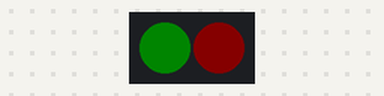
The sketch below on a simulated Arduino Uno, built with avr-gcc and run on an emulated ATmega328P. Shown: 2 RGB LEDs in strip order, left to right. Dim RGB values are drawn brighter than linear.

Above: at 0.2 s.
At 1.7 s:
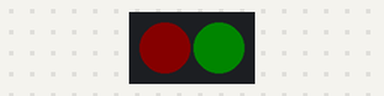
Timing chart, 0 to 3.0 s (numbered marks = the images above):
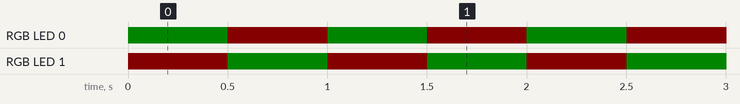

The sketch:

RGBPixelDemo.ino
```cpp
// (licence header left out)
#include <Adafruit_NeoPixel.h>

// Which pin on the Arduino is connected to the RGBPixels?
// On a Trinket or Gemma we suggest changing this to 1
#define PIN            5

// How many RGBPixels are attached to the Arduino?
#define NUMMODULES      1 //for the demo we use one RGBPixel module. Increase this value to match the number of modules you have linked in series.
#define NUMPIXELS      NUMMODULES * 2 //there are 2 LEDS on each RGBPixel module

// When we setup the NeoPixel library, we tell it how many pixels, and which pin to use to send signals.
Adafruit_NeoPixel RGBpixels = Adafruit_NeoPixel(NUMPIXELS, PIN, NEO_GRB + NEO_KHZ800);

int delayVal = 500; // delay for half a second, between changes

uint8_t flag = true;
#define level 8 //the brightness level from 0 to 255 (can be set individually for each LED)

void setup() {
  RGBpixels.begin(); // This initializes the NeoPixel library.
}

void loop() {

  //For each RGBPixel (when facing the front) the LED on the  right is the first and the LED on the left is the second in sequence.
  //The first LED is 0, second is 1, all the way up to the count of modules connected time 2  minus one.

  for (uint16_t pxl = 0; pxl < NUMPIXELS; pxl += 2) {
    if (flag) {
      RGBpixels.setPixelColor(pxl, RGBpixels.Color(0, level, 0)); // Right LED Green color.
      RGBpixels.setPixelColor(pxl + 1, RGBpixels.Color(level, 0, 0)); // Left LED Red color.
    }
    else {
      RGBpixels.setPixelColor(pxl + 1, RGBpixels.Color(0, level, 0)); // Right LED Red color.
      RGBpixels.setPixelColor(pxl, RGBpixels.Color(level, 0, 0)); // Left LED Green color.
    }
  }
  flag = !flag;

  RGBpixels.show(); // This sends the updated pixel color to the hardware.

  delay(delayVal); // Delay for a period of time (in milliseconds).
}
```

Measured:
- by itself, RGB LED 0, RGB LED 1: alternates RGB(8, 0, 0) for 0.50 s and RGB(0, 8, 0) for 0.50 s
